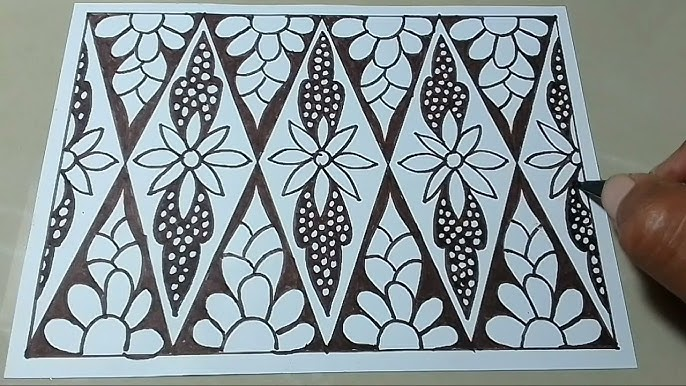
#> input picture Gambar Batik.jpg, 686 x 386 px
$ jupyter execute Untitled1.ipynb   (older library calls are emulated)
#> lines starting #> are read from the running program, lines starting #| are printed output that depends on the picture
<a href="https://colab.research.google.com/github/agungsetia39/Visi-Komputer-UTS-AgungSetiawan-23423006/blob/main/Untitled1.ipynb" target="_parent"></a>

[cell 1]
import cv2
import numpy as np
import matplotlib.pyplot as plt
from google.colab import files

[cell 2]
uploaded = files.upload()
#> the answer given: Gambar Batik.jpg

# Ambil nama file
image_path = list(uploaded.keys())[0]

# Baca gambar
img = cv2.imread(image_path)
#> img is the input picture: shape (386, 686, 3); mean B, G, R 149.8, 146.8, 136.2
img_rgb = cv2.cvtColor(img, cv2.COLOR_BGR2RGB)

plt.imshow(img_rgb)
plt.title("Citra Asli")
plt.axis('off')

[cell 3]
# Resize (opsional)
img_resized = cv2.resize(img_rgb, (300, 300))

# Grayscale
gray = cv2.cvtColor(img_resized, cv2.COLOR_RGB2GRAY)
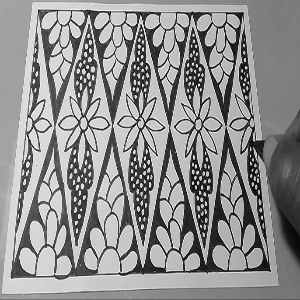
#> gray: shape (300, 300); min 1, max 254, mean 143.8

plt.imshow(gray, cmap='gray')
plt.title("Grayscale")
plt.axis('off')

[cell 4]
sobelx = cv2.Sobel(gray, cv2.CV_64F, 1, 0)
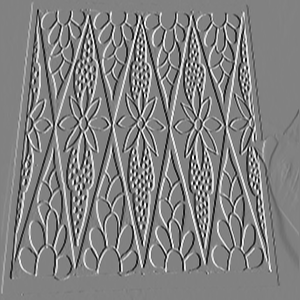
#> sobelx: shape (300, 300) float64; min -845, max 813, mean -2; drawn with min black and max white
sobely = cv2.Sobel(gray, cv2.CV_64F, 0, 1)
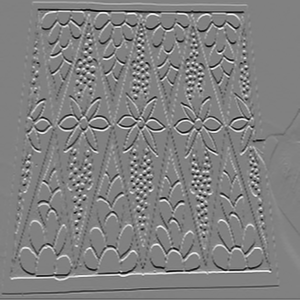
#> sobely: shape (300, 300) float64; min -838, max 816, mean -0.7; drawn with min black and max white
sobel = np.sqrt(sobelx**2 + sobely**2)

plt.imshow(sobel, cmap='gray')
plt.title("Sobel")
plt.axis('off')

[cell 5]
kernelx = np.array([[1,0,-1],[1,0,-1],[1,0,-1]])
kernely = np.array([[1,1,1],[0,0,0],[-1,-1,-1]])

prewittx = cv2.filter2D(gray, -1, kernelx)
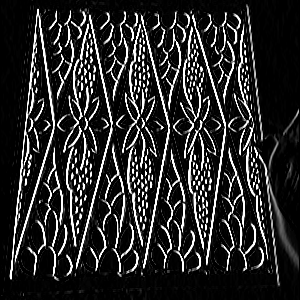
#> prewittx: shape (300, 300); min 0, max 255, mean 42.1
prewitty = cv2.filter2D(gray, -1, kernely)
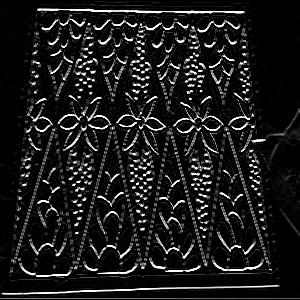
#> prewitty: shape (300, 300); min 0, max 255, mean 27.1
prewitt = np.sqrt(prewittx**2 + prewitty**2)
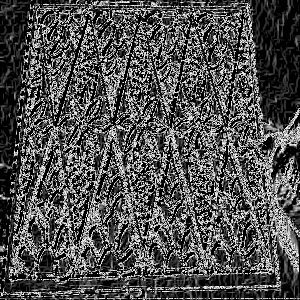
#> prewitt: shape (300, 300) float16; min 0, max 15.91, mean 5.02; drawn with min black and max white

plt.imshow(prewitt, cmap='gray')
plt.title("Prewitt")
plt.axis('off')

[cell 6]
canny = cv2.Canny(gray, 100, 200)
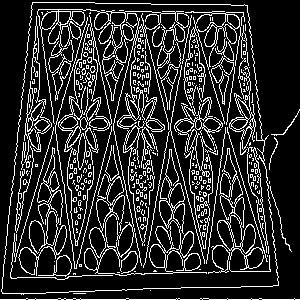
#> canny: shape (300, 300); 17.4% white in thin lines or dots

plt.imshow(canny, cmap='gray')
plt.title("Canny")
plt.axis('off')

[cell 7]
kernel = np.ones((3,3), np.uint8)

dilation = cv2.dilate(gray, kernel)
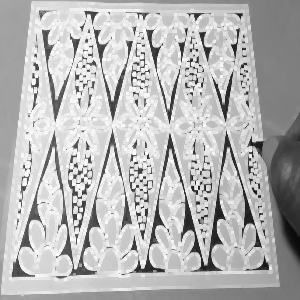
#> dilation: shape (300, 300); min 9, max 254, mean 182.6
erosion = cv2.erode(gray, kernel)
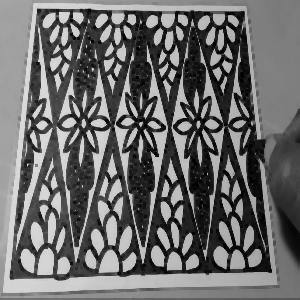
#> erosion: shape (300, 300); min 1, max 219, mean 107.1

morph_gradient = dilation - erosion
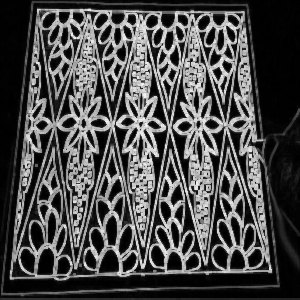
#> morph_gradient: shape (300, 300); min 0, max 245, mean 75.5

plt.imshow(morph_gradient, cmap='gray')
plt.title("Morfologi Gradien")
plt.axis('off')

[cell 8]
titles = ['Original', 'Grayscale', 'Prewitt', 'Sobel', 'Canny', 'Morph Gradient']
images = [img_resized, gray, prewitt, sobel, canny, morph_gradient]

plt.figure(figsize=(12,8))
for i in range(6):
    plt.subplot(2,3,i+1)
    if i == 0:
        plt.imshow(images[i])
    else:
        plt.imshow(images[i], cmap='gray')
    plt.title(titles[i])
    plt.axis('off')

plt.show()
